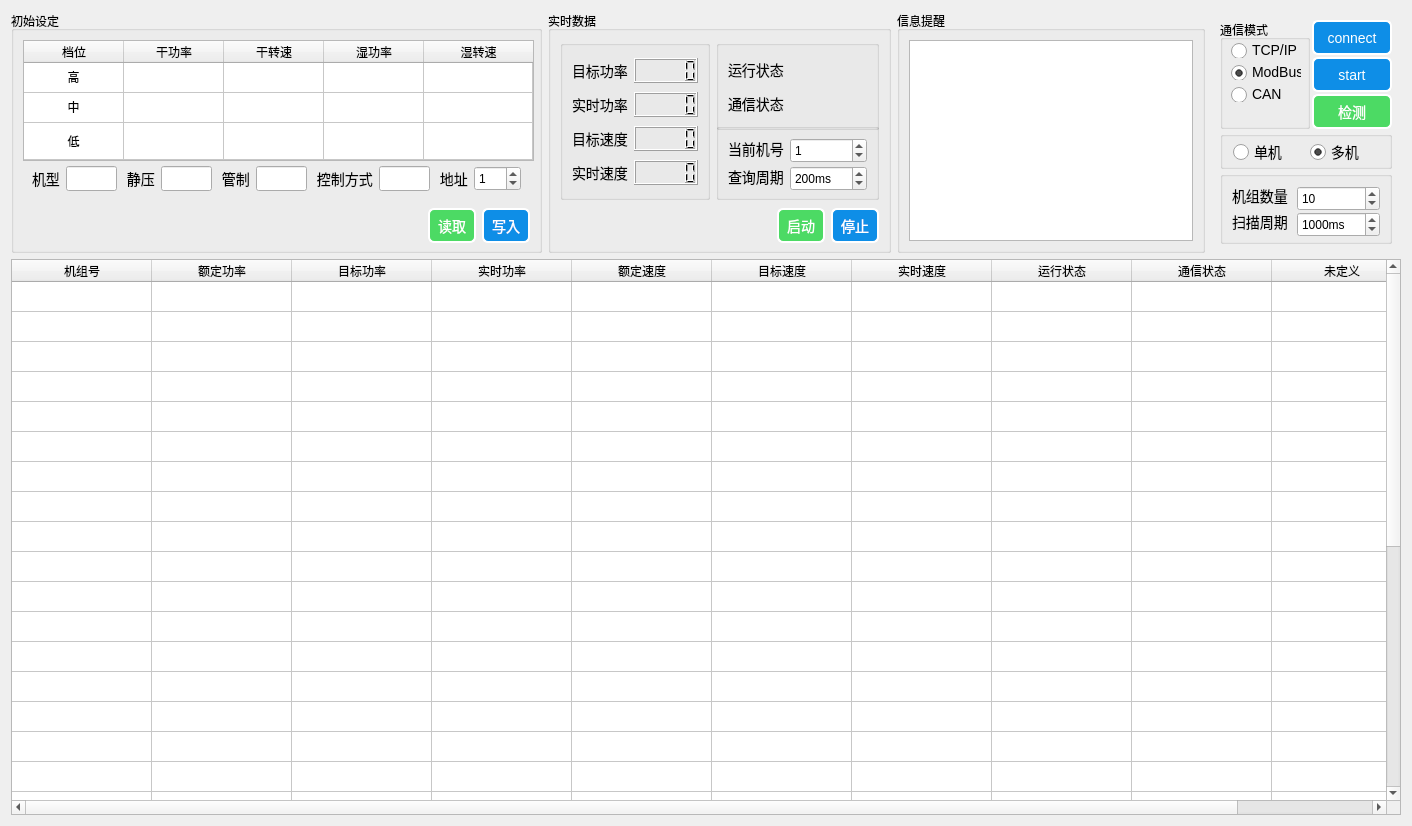
<?xml version="1.0" encoding="UTF-8"?>
<ui version="4.0">
 <class>FanMotorUi</class>
 <widget class="QWidget" name="FanMotorUi">
  <property name="geometry">
   <rect>
    <x>0</x>
    <y>0</y>
    <width>1412</width>
    <height>826</height>
   </rect>
  </property>
  <property name="minimumSize">
   <size>
    <width>0</width>
    <height>0</height>
   </size>
  </property>
  <property name="windowTitle">
   <string>Form</string>
  </property>
  <property name="styleSheet">
   <string notr="true">QLabel{
    color: black;
    qproperty-alignment: AlignCenter;
	
    /*font-family: 'Verdana';*/
    font-size: 14px;}

/* ******************QPushButton****************** */
QPushButton{
    background-color: rgb(14, 142, 231);
	border-style: outset;
    border-width: 2px;
	border-radius: 6px;
    color: white;
	font-size: 14px;
}

QPushButton:hover{
    background-color: rgb(57, 159, 251);
}

QPushButton:pressed{
    background-color: rgb(0, 125, 213);
}

QPushButton:disabled{
    background-color: gray;
}


QCheckBox{
	font-size: 14px;
	alignment:center}


QRadioButton{
	font-size: 14px;
	alignment:center}

    /*RadioButton样式设置*/
    QRadioButton::indicator { 
    	width: 17px;
    	height: 17px;
    }
    /*单选框未选中样式*/
    QRadioButton::indicator::unchecked {
    	
    	image: url(:/images/skin/images/radiob-unchecked.png);
    }
    /*单选框选中样式*/
    QRadioButton::indicator::checked { 
    	image: url(:/images/skin/images/radiob-checked.png);
    }
    /*RadioButton和checkbox字体和间距设置*/
    QRadioButton ,QCheckBox{
    	spacing: 5px;
    	font-size: 14px;
    }
    /*checkbox样式设置*/
    QCheckBox::indicator { 
    	width: 26px;
    	height: 50px;
    }
    /*未选中*/
    QCheckBox::indicator::unchecked {	
    	image: url(:/images/skin/images/checkb-unche.png);
    }
    /*选中*/
    QCheckBox::indicator::checked { 
    	image: url(:/images/skin/images/checkb_check.png);
    }</string>
  </property>
  <layout class="QGridLayout" name="gridLayout_8">
   <item row="0" column="0">
    <widget class="QGroupBox" name="groupBox_4">
     <property name="minimumSize">
      <size>
       <width>531</width>
       <height>242</height>
      </size>
     </property>
     <property name="maximumSize">
      <size>
       <width>531</width>
       <height>242</height>
      </size>
     </property>
     <property name="title">
      <string>初始设定</string>
     </property>
     <layout class="QGridLayout" name="gridLayout_2">
      <item row="0" column="0">
       <widget class="QTableWidget" name="table_settings">
        <property name="sizePolicy">
         <sizepolicy hsizetype="Preferred" vsizetype="Preferred">
          <horstretch>0</horstretch>
          <verstretch>0</verstretch>
         </sizepolicy>
        </property>
        <property name="minimumSize">
         <size>
          <width>511</width>
          <height>121</height>
         </size>
        </property>
        <property name="maximumSize">
         <size>
          <width>511</width>
          <height>121</height>
         </size>
        </property>
        <property name="sizeAdjustPolicy">
         <enum>QAbstractScrollArea::AdjustToContents</enum>
        </property>
        <property name="gridStyle">
         <enum>Qt::SolidLine</enum>
        </property>
        <property name="rowCount">
         <number>3</number>
        </property>
        <property name="columnCount">
         <number>5</number>
        </property>
        <attribute name="horizontalHeaderVisible">
         <bool>true</bool>
        </attribute>
        <attribute name="horizontalHeaderCascadingSectionResizes">
         <bool>false</bool>
        </attribute>
        <attribute name="horizontalHeaderDefaultSectionSize">
         <number>100</number>
        </attribute>
        <attribute name="horizontalHeaderHighlightSections">
         <bool>true</bool>
        </attribute>
        <attribute name="horizontalHeaderMinimumSectionSize">
         <number>50</number>
        </attribute>
        <attribute name="horizontalHeaderShowSortIndicator" stdset="0">
         <bool>true</bool>
        </attribute>
        <attribute name="horizontalHeaderStretchLastSection">
         <bool>true</bool>
        </attribute>
        <attribute name="verticalHeaderVisible">
         <bool>false</bool>
        </attribute>
        <attribute name="verticalHeaderHighlightSections">
         <bool>false</bool>
        </attribute>
        <attribute name="verticalHeaderStretchLastSection">
         <bool>true</bool>
        </attribute>
        <row/>
        <row/>
        <row/>
        <column>
         <property name="text">
          <string>档位</string>
         </property>
        </column>
        <column>
         <property name="text">
          <string>干功率</string>
         </property>
        </column>
        <column>
         <property name="text">
          <string>干转速</string>
         </property>
        </column>
        <column>
         <property name="text">
          <string>湿功率</string>
         </property>
        </column>
        <column>
         <property name="text">
          <string>湿转速</string>
         </property>
        </column>
        <item row="0" column="0">
         <property name="text">
          <string>高</string>
         </property>
         <property name="textAlignment">
          <set>AlignCenter</set>
         </property>
         <property name="flags">
          <set>ItemIsEnabled</set>
         </property>
        </item>
        <item row="0" column="1">
         <property name="text">
          <string/>
         </property>
         <property name="textAlignment">
          <set>AlignCenter</set>
         </property>
         <property name="flags">
          <set>ItemIsSelectable|ItemIsEditable|ItemIsDragEnabled|ItemIsUserCheckable|ItemIsEnabled</set>
         </property>
        </item>
        <item row="0" column="2">
         <property name="text">
          <string/>
         </property>
         <property name="textAlignment">
          <set>AlignCenter</set>
         </property>
         <property name="flags">
          <set>ItemIsSelectable|ItemIsEditable|ItemIsDragEnabled|ItemIsUserCheckable|ItemIsEnabled</set>
         </property>
        </item>
        <item row="0" column="3">
         <property name="text">
          <string/>
         </property>
         <property name="textAlignment">
          <set>AlignCenter</set>
         </property>
         <property name="flags">
          <set>ItemIsSelectable|ItemIsEditable|ItemIsDragEnabled|ItemIsUserCheckable|ItemIsEnabled</set>
         </property>
        </item>
        <item row="0" column="4">
         <property name="text">
          <string/>
         </property>
         <property name="textAlignment">
          <set>AlignCenter</set>
         </property>
         <property name="flags">
          <set>ItemIsSelectable|ItemIsEditable|ItemIsDragEnabled|ItemIsUserCheckable|ItemIsEnabled</set>
         </property>
        </item>
        <item row="1" column="0">
         <property name="text">
          <string>中</string>
         </property>
         <property name="textAlignment">
          <set>AlignCenter</set>
         </property>
         <property name="flags">
          <set>ItemIsEnabled</set>
         </property>
        </item>
        <item row="1" column="1">
         <property name="text">
          <string/>
         </property>
         <property name="textAlignment">
          <set>AlignCenter</set>
         </property>
         <property name="flags">
          <set>ItemIsSelectable|ItemIsEditable|ItemIsDragEnabled|ItemIsUserCheckable|ItemIsEnabled</set>
         </property>
        </item>
        <item row="1" column="2">
         <property name="text">
          <string/>
         </property>
         <property name="textAlignment">
          <set>AlignCenter</set>
         </property>
         <property name="flags">
          <set>ItemIsSelectable|ItemIsEditable|ItemIsDragEnabled|ItemIsUserCheckable|ItemIsEnabled</set>
         </property>
        </item>
        <item row="1" column="3">
         <property name="text">
          <string/>
         </property>
         <property name="textAlignment">
          <set>AlignCenter</set>
         </property>
         <property name="flags">
          <set>ItemIsSelectable|ItemIsEditable|ItemIsDragEnabled|ItemIsUserCheckable|ItemIsEnabled</set>
         </property>
        </item>
        <item row="1" column="4">
         <property name="text">
          <string/>
         </property>
         <property name="textAlignment">
          <set>AlignCenter</set>
         </property>
         <property name="flags">
          <set>ItemIsSelectable|ItemIsEditable|ItemIsDragEnabled|ItemIsUserCheckable|ItemIsEnabled</set>
         </property>
        </item>
        <item row="2" column="0">
         <property name="text">
          <string>低</string>
         </property>
         <property name="textAlignment">
          <set>AlignCenter</set>
         </property>
         <property name="flags">
          <set>ItemIsEnabled</set>
         </property>
        </item>
        <item row="2" column="1">
         <property name="text">
          <string/>
         </property>
         <property name="textAlignment">
          <set>AlignCenter</set>
         </property>
         <property name="flags">
          <set>ItemIsSelectable|ItemIsEditable|ItemIsDragEnabled|ItemIsUserCheckable|ItemIsEnabled</set>
         </property>
        </item>
        <item row="2" column="2">
         <property name="text">
          <string/>
         </property>
         <property name="textAlignment">
          <set>AlignCenter</set>
         </property>
         <property name="flags">
          <set>ItemIsSelectable|ItemIsEditable|ItemIsDragEnabled|ItemIsUserCheckable|ItemIsEnabled</set>
         </property>
        </item>
        <item row="2" column="3">
         <property name="text">
          <string/>
         </property>
         <property name="textAlignment">
          <set>AlignCenter</set>
         </property>
         <property name="flags">
          <set>ItemIsSelectable|ItemIsEditable|ItemIsDragEnabled|ItemIsUserCheckable|ItemIsEnabled</set>
         </property>
        </item>
        <item row="2" column="4">
         <property name="text">
          <string/>
         </property>
         <property name="textAlignment">
          <set>AlignCenter</set>
         </property>
         <property name="flags">
          <set>ItemIsSelectable|ItemIsEditable|ItemIsDragEnabled|ItemIsUserCheckable|ItemIsEnabled</set>
         </property>
        </item>
       </widget>
      </item>
      <item row="1" column="0">
       <widget class="QWidget" name="" native="true">
        <layout class="QHBoxLayout" name="horizontalLayout">
         <item>
          <widget class="QLabel" name="label">
           <property name="text">
            <string>机型</string>
           </property>
          </widget>
         </item>
         <item>
          <widget class="QLineEdit" name="lineEdit_type">
           <property name="minimumSize">
            <size>
             <width>0</width>
             <height>25</height>
            </size>
           </property>
           <property name="maximumSize">
            <size>
             <width>16777215</width>
             <height>25</height>
            </size>
           </property>
          </widget>
         </item>
         <item>
          <widget class="QLabel" name="label_2">
           <property name="text">
            <string> 静压</string>
           </property>
          </widget>
         </item>
         <item>
          <widget class="QLineEdit" name="lineEdit_pressure">
           <property name="minimumSize">
            <size>
             <width>0</width>
             <height>25</height>
            </size>
           </property>
           <property name="maximumSize">
            <size>
             <width>16777215</width>
             <height>25</height>
            </size>
           </property>
          </widget>
         </item>
         <item>
          <widget class="QLabel" name="label_3">
           <property name="text">
            <string> 管制</string>
           </property>
          </widget>
         </item>
         <item>
          <widget class="QLineEdit" name="lineEdit_regulation">
           <property name="minimumSize">
            <size>
             <width>0</width>
             <height>25</height>
            </size>
           </property>
           <property name="maximumSize">
            <size>
             <width>16777215</width>
             <height>25</height>
            </size>
           </property>
          </widget>
         </item>
         <item>
          <widget class="QLabel" name="label_4">
           <property name="text">
            <string> 控制方式</string>
           </property>
          </widget>
         </item>
         <item>
          <widget class="QLineEdit" name="lineEdit_control">
           <property name="minimumSize">
            <size>
             <width>0</width>
             <height>25</height>
            </size>
           </property>
           <property name="maximumSize">
            <size>
             <width>16777215</width>
             <height>25</height>
            </size>
           </property>
          </widget>
         </item>
         <item>
          <widget class="QLabel" name="label_5">
           <property name="text">
            <string> 地址</string>
           </property>
          </widget>
         </item>
         <item>
          <widget class="QSpinBox" name="spinBox_adressRW">
           <property name="minimumSize">
            <size>
             <width>0</width>
             <height>25</height>
            </size>
           </property>
           <property name="maximumSize">
            <size>
             <width>16777215</width>
             <height>25</height>
            </size>
           </property>
           <property name="maximum">
            <number>255</number>
           </property>
           <property name="value">
            <number>1</number>
           </property>
          </widget>
         </item>
        </layout>
       </widget>
      </item>
      <item row="2" column="0">
       <spacer name="verticalSpacer_2">
        <property name="orientation">
         <enum>Qt::Vertical</enum>
        </property>
        <property name="sizeHint" stdset="0">
         <size>
          <width>20</width>
          <height>4</height>
         </size>
        </property>
       </spacer>
      </item>
      <item row="3" column="0">
       <layout class="QHBoxLayout" name="horizontalLayout_7">
        <item>
         <spacer name="horizontalSpacer">
          <property name="orientation">
           <enum>Qt::Horizontal</enum>
          </property>
          <property name="sizeHint" stdset="0">
           <size>
            <width>28</width>
            <height>20</height>
           </size>
          </property>
         </spacer>
        </item>
        <item>
         <widget class="QPushButton" name="pushButton_read">
          <property name="minimumSize">
           <size>
            <width>0</width>
            <height>35</height>
           </size>
          </property>
          <property name="maximumSize">
           <size>
            <width>16777215</width>
            <height>30</height>
           </size>
          </property>
          <property name="styleSheet">
           <string notr="true">QPushButton{
    background-color: rgb(76, 218, 100);
	border-style: outset;
    border-width: 2px;
	border-radius: 6px;
    color: white;
	font-size: 14px;
}

QPushButton:hover{
    background-color: rgb(110, 230, 120);
}

QPushButton:pressed{
    background-color: rgb(50, 200, 80);
}

QPushButton:disabled{
    background-color: gray;
}</string>
          </property>
          <property name="text">
           <string>  读取  </string>
          </property>
         </widget>
        </item>
        <item>
         <widget class="QPushButton" name="pushButton_write">
          <property name="minimumSize">
           <size>
            <width>0</width>
            <height>35</height>
           </size>
          </property>
          <property name="maximumSize">
           <size>
            <width>16777215</width>
            <height>30</height>
           </size>
          </property>
          <property name="text">
           <string>  写入  </string>
          </property>
         </widget>
        </item>
       </layout>
      </item>
     </layout>
     <zorder>table_settings</zorder>
     <zorder></zorder>
     <zorder>verticalSpacer_2</zorder>
    </widget>
   </item>
   <item row="0" column="1">
    <widget class="QGroupBox" name="groupBox_5">
     <property name="minimumSize">
      <size>
       <width>343</width>
       <height>0</height>
      </size>
     </property>
     <property name="maximumSize">
      <size>
       <width>461</width>
       <height>242</height>
      </size>
     </property>
     <property name="title">
      <string>实时数据</string>
     </property>
     <layout class="QGridLayout" name="gridLayout_7">
      <item row="0" column="0" rowspan="2">
       <widget class="QGroupBox" name="groupBox">
        <layout class="QGridLayout" name="gridLayout_3">
         <item row="0" column="0">
          <widget class="QLabel" name="label_9">
           <property name="text">
            <string>目标功率</string>
           </property>
          </widget>
         </item>
         <item row="0" column="1">
          <widget class="QLCDNumber" name="lcdNumber_targetPower">
           <property name="sizePolicy">
            <sizepolicy hsizetype="Minimum" vsizetype="Fixed">
             <horstretch>0</horstretch>
             <verstretch>0</verstretch>
            </sizepolicy>
           </property>
           <property name="minimumSize">
            <size>
             <width>0</width>
             <height>25</height>
            </size>
           </property>
          </widget>
         </item>
         <item row="1" column="0">
          <widget class="QLabel" name="label_10">
           <property name="text">
            <string>实时功率</string>
           </property>
          </widget>
         </item>
         <item row="1" column="1">
          <widget class="QLCDNumber" name="lcdNumber_nowPower">
           <property name="sizePolicy">
            <sizepolicy hsizetype="Minimum" vsizetype="Fixed">
             <horstretch>0</horstretch>
             <verstretch>0</verstretch>
            </sizepolicy>
           </property>
           <property name="minimumSize">
            <size>
             <width>0</width>
             <height>25</height>
            </size>
           </property>
          </widget>
         </item>
         <item row="2" column="0">
          <widget class="QLabel" name="label_11">
           <property name="text">
            <string>目标速度</string>
           </property>
          </widget>
         </item>
         <item row="2" column="1">
          <widget class="QLCDNumber" name="lcdNumber_speedRef">
           <property name="sizePolicy">
            <sizepolicy hsizetype="Minimum" vsizetype="Fixed">
             <horstretch>0</horstretch>
             <verstretch>0</verstretch>
            </sizepolicy>
           </property>
           <property name="minimumSize">
            <size>
             <width>0</width>
             <height>25</height>
            </size>
           </property>
          </widget>
         </item>
         <item row="3" column="0">
          <widget class="QLabel" name="label_16">
           <property name="text">
            <string>实时速度</string>
           </property>
          </widget>
         </item>
         <item row="3" column="1">
          <widget class="QLCDNumber" name="lcdNumber_speedFbk">
           <property name="sizePolicy">
            <sizepolicy hsizetype="Minimum" vsizetype="Fixed">
             <horstretch>0</horstretch>
             <verstretch>0</verstretch>
            </sizepolicy>
           </property>
           <property name="minimumSize">
            <size>
             <width>0</width>
             <height>25</height>
            </size>
           </property>
          </widget>
         </item>
        </layout>
       </widget>
      </item>
      <item row="0" column="1">
       <widget class="QGroupBox" name="groupBox">
        <property name="minimumSize">
         <size>
          <width>150</width>
          <height>90</height>
         </size>
        </property>
        <layout class="QGridLayout" name="gridLayout_5">
         <item row="0" column="0">
          <widget class="QLabel" name="label_17">
           <property name="text">
            <string>运行状态</string>
           </property>
          </widget>
         </item>
         <item row="0" column="1">
          <widget class="QcwIndicatorLamp" name="lamp_runState" native="true"/>
         </item>
         <item row="1" column="0">
          <widget class="QLabel" name="label_18">
           <property name="text">
            <string>通信状态</string>
           </property>
          </widget>
         </item>
         <item row="1" column="1">
          <widget class="QcwIndicatorLamp" name="lamp_comState" native="true">
           <property name="sizePolicy">
            <sizepolicy hsizetype="Preferred" vsizetype="Preferred">
             <horstretch>0</horstretch>
             <verstretch>0</verstretch>
            </sizepolicy>
           </property>
          </widget>
         </item>
        </layout>
       </widget>
      </item>
      <item row="1" column="1">
       <widget class="QGroupBox" name="groupBox">
        <layout class="QGridLayout" name="gridLayout_6">
         <item row="0" column="0">
          <widget class="QLabel" name="label_19">
           <property name="text">
            <string>当前机号</string>
           </property>
          </widget>
         </item>
         <item row="0" column="1">
          <widget class="QSpinBox" name="spinBox_currentaddress">
           <property name="minimumSize">
            <size>
             <width>0</width>
             <height>25</height>
            </size>
           </property>
           <property name="maximumSize">
            <size>
             <width>16777215</width>
             <height>25</height>
            </size>
           </property>
           <property name="maximum">
            <number>255</number>
           </property>
           <property name="value">
            <number>1</number>
           </property>
          </widget>
         </item>
         <item row="1" column="0">
          <widget class="QLabel" name="label_23">
           <property name="text">
            <string>查询周期</string>
           </property>
          </widget>
         </item>
         <item row="1" column="1">
          <widget class="QSpinBox" name="spinBox_pollingPeriod">
           <property name="minimumSize">
            <size>
             <width>0</width>
             <height>25</height>
            </size>
           </property>
           <property name="suffix">
            <string>ms</string>
           </property>
           <property name="maximum">
            <number>10000</number>
           </property>
           <property name="singleStep">
            <number>10</number>
           </property>
           <property name="value">
            <number>200</number>
           </property>
          </widget>
         </item>
        </layout>
       </widget>
      </item>
      <item row="2" column="1">
       <spacer name="verticalSpacer">
        <property name="orientation">
         <enum>Qt::Vertical</enum>
        </property>
        <property name="sizeHint" stdset="0">
         <size>
          <width>20</width>
          <height>17</height>
         </size>
        </property>
       </spacer>
      </item>
      <item row="3" column="0" colspan="2">
       <layout class="QHBoxLayout" name="horizontalLayout_4">
        <item>
         <spacer name="horizontalSpacer_4">
          <property name="orientation">
           <enum>Qt::Horizontal</enum>
          </property>
          <property name="sizeHint" stdset="0">
           <size>
            <width>40</width>
            <height>20</height>
           </size>
          </property>
         </spacer>
        </item>
        <item>
         <widget class="QPushButton" name="pushButton_startMotor">
          <property name="minimumSize">
           <size>
            <width>0</width>
            <height>35</height>
           </size>
          </property>
          <property name="maximumSize">
           <size>
            <width>16777215</width>
            <height>30</height>
           </size>
          </property>
          <property name="styleSheet">
           <string notr="true">QPushButton{
    background-color: rgb(76, 218, 100);
	border-style: outset;
    border-width: 2px;
	border-radius: 6px;
    color: white;
	font-size: 14px;
}

QPushButton:hover{
    background-color: rgb(110, 230, 120);
}

QPushButton:pressed{
    background-color: rgb(50, 200, 80);
}

QPushButton:disabled{
    background-color: gray;
}</string>
          </property>
          <property name="text">
           <string>  启动  </string>
          </property>
         </widget>
        </item>
        <item>
         <widget class="QPushButton" name="pushButton_stopMotor">
          <property name="minimumSize">
           <size>
            <width>0</width>
            <height>35</height>
           </size>
          </property>
          <property name="maximumSize">
           <size>
            <width>16777215</width>
            <height>30</height>
           </size>
          </property>
          <property name="text">
           <string>  停止  </string>
          </property>
         </widget>
        </item>
       </layout>
      </item>
     </layout>
    </widget>
   </item>
   <item row="0" column="2">
    <widget class="QGroupBox" name="groupBox_9">
     <property name="maximumSize">
      <size>
       <width>16777215</width>
       <height>242</height>
      </size>
     </property>
     <property name="title">
      <string>信息提醒</string>
     </property>
     <layout class="QGridLayout" name="gridLayout_10">
      <item row="0" column="0">
       <widget class="QTextBrowser" name="textBrowser"/>
      </item>
     </layout>
    </widget>
   </item>
   <item row="0" column="3">
    <widget class="QFrame" name="frame">
     <property name="maximumSize">
      <size>
       <width>16777215</width>
       <height>242</height>
      </size>
     </property>
     <layout class="QGridLayout" name="gridLayout">
      <property name="spacing">
       <number>2</number>
      </property>
      <item row="0" column="0" rowspan="3">
       <widget class="QGroupBox" name="groupBox_7">
        <property name="minimumSize">
         <size>
          <width>90</width>
          <height>0</height>
         </size>
        </property>
        <property name="title">
         <string>通信模式</string>
        </property>
        <widget class="QRadioButton" name="radioButton_tcp">
         <property name="geometry">
          <rect>
           <x>10</x>
           <y>22</y>
           <width>71</width>
           <height>16</height>
          </rect>
         </property>
         <property name="text">
          <string>TCP/IP</string>
         </property>
         <property name="checked">
          <bool>false</bool>
         </property>
        </widget>
        <widget class="QRadioButton" name="radioButton_modbus">
         <property name="geometry">
          <rect>
           <x>10</x>
           <y>44</y>
           <width>71</width>
           <height>16</height>
          </rect>
         </property>
         <property name="text">
          <string>ModBus</string>
         </property>
         <property name="checked">
          <bool>true</bool>
         </property>
        </widget>
        <widget class="QRadioButton" name="radioButton_can">
         <property name="geometry">
          <rect>
           <x>10</x>
           <y>66</y>
           <width>71</width>
           <height>16</height>
          </rect>
         </property>
         <property name="text">
          <string>CAN   </string>
         </property>
         <property name="checked">
          <bool>false</bool>
         </property>
        </widget>
       </widget>
      </item>
      <item row="0" column="1">
       <widget class="QPushButton" name="connectButton">
        <property name="minimumSize">
         <size>
          <width>0</width>
          <height>35</height>
         </size>
        </property>
        <property name="maximumSize">
         <size>
          <width>80</width>
          <height>35</height>
         </size>
        </property>
        <property name="text">
         <string>   connect   </string>
        </property>
       </widget>
      </item>
      <item row="1" column="1">
       <widget class="QPushButton" name="startButton">
        <property name="minimumSize">
         <size>
          <width>0</width>
          <height>35</height>
         </size>
        </property>
        <property name="maximumSize">
         <size>
          <width>80</width>
          <height>35</height>
         </size>
        </property>
        <property name="text">
         <string>  start  </string>
        </property>
       </widget>
      </item>
      <item row="2" column="1">
       <widget class="QPushButton" name="searchButton">
        <property name="minimumSize">
         <size>
          <width>0</width>
          <height>35</height>
         </size>
        </property>
        <property name="maximumSize">
         <size>
          <width>80</width>
          <height>35</height>
         </size>
        </property>
        <property name="styleSheet">
         <string notr="true">QPushButton{
    background-color: rgb(76, 218, 100);
	border-style: outset;
    border-width: 2px;
	border-radius: 6px;
    color: white;
	font-size: 14px;
}

QPushButton:hover{
    background-color: rgb(110, 230, 120);
}

QPushButton:pressed{
    background-color: rgb(50, 200, 80);
}

QPushButton:disabled{
    background-color: gray;
}</string>
        </property>
        <property name="text">
         <string>  检测  </string>
        </property>
       </widget>
      </item>
      <item row="4" column="0" colspan="2">
       <widget class="QGroupBox" name="groupBox_8">
        <property name="minimumSize">
         <size>
          <width>0</width>
          <height>0</height>
         </size>
        </property>
        <property name="title">
         <string/>
        </property>
        <layout class="QGridLayout" name="gridLayout_4">
         <property name="leftMargin">
          <number>9</number>
         </property>
         <property name="topMargin">
          <number>9</number>
         </property>
         <property name="rightMargin">
          <number>9</number>
         </property>
         <property name="bottomMargin">
          <number>9</number>
         </property>
         <property name="horizontalSpacing">
          <number>9</number>
         </property>
         <item row="0" column="0">
          <widget class="QLabel" name="label_21">
           <property name="text">
            <string>机组数量</string>
           </property>
          </widget>
         </item>
         <item row="0" column="1">
          <widget class="QSpinBox" name="spinBox_motorNum">
           <property name="minimumSize">
            <size>
             <width>0</width>
             <height>25</height>
            </size>
           </property>
           <property name="maximumSize">
            <size>
             <width>16777215</width>
             <height>25</height>
            </size>
           </property>
           <property name="minimum">
            <number>1</number>
           </property>
           <property name="maximum">
            <number>32</number>
           </property>
           <property name="value">
            <number>10</number>
           </property>
          </widget>
         </item>
         <item row="1" column="0">
          <widget class="QLabel" name="label_22">
           <property name="text">
            <string>扫描周期</string>
           </property>
          </widget>
         </item>
         <item row="1" column="1">
          <widget class="QSpinBox" name="spinBox_timePeriod">
           <property name="minimumSize">
            <size>
             <width>0</width>
             <height>25</height>
            </size>
           </property>
           <property name="suffix">
            <string>ms</string>
           </property>
           <property name="maximum">
            <number>100000</number>
           </property>
           <property name="singleStep">
            <number>20</number>
           </property>
           <property name="value">
            <number>1000</number>
           </property>
          </widget>
         </item>
        </layout>
       </widget>
      </item>
      <item row="3" column="0" colspan="2">
       <widget class="QGroupBox" name="groupBox_10">
        <property name="title">
         <string/>
        </property>
        <layout class="QHBoxLayout" name="horizontalLayout_5">
         <property name="topMargin">
          <number>3</number>
         </property>
         <property name="bottomMargin">
          <number>3</number>
         </property>
         <item>
          <widget class="QRadioButton" name="radioButton_signleMotorMode">
           <property name="text">
            <string>单机</string>
           </property>
           <property name="checked">
            <bool>false</bool>
           </property>
          </widget>
         </item>
         <item>
          <widget class="QRadioButton" name="radioButton_multiMotorMode">
           <property name="text">
            <string>多机</string>
           </property>
           <property name="checked">
            <bool>true</bool>
           </property>
          </widget>
         </item>
        </layout>
       </widget>
      </item>
     </layout>
    </widget>
   </item>
   <item row="1" column="0" colspan="4">
    <widget class="QTableWidget" name="table_realtime">
     <property name="sizePolicy">
      <sizepolicy hsizetype="Expanding" vsizetype="Expanding">
       <horstretch>0</horstretch>
       <verstretch>0</verstretch>
      </sizepolicy>
     </property>
     <property name="textElideMode">
      <enum>Qt::ElideRight</enum>
     </property>
     <property name="rowCount">
      <number>32</number>
     </property>
     <attribute name="horizontalHeaderDefaultSectionSize">
      <number>140</number>
     </attribute>
     <attribute name="horizontalHeaderMinimumSectionSize">
      <number>45</number>
     </attribute>
     <attribute name="horizontalHeaderStretchLastSection">
      <bool>true</bool>
     </attribute>
     <attribute name="verticalHeaderVisible">
      <bool>false</bool>
     </attribute>
     <attribute name="verticalHeaderStretchLastSection">
      <bool>false</bool>
     </attribute>
     <row>
      <property name="text">
       <string>1</string>
      </property>
     </row>
     <row/>
     <row/>
     <row/>
     <row/>
     <row/>
     <row/>
     <row/>
     <row/>
     <row/>
     <row/>
     <row/>
     <row/>
     <row/>
     <row/>
     <row/>
     <row/>
     <row/>
     <row/>
     <row/>
     <row/>
     <row/>
     <row/>
     <row/>
     <row/>
     <row/>
     <row/>
     <row/>
     <row/>
     <row/>
     <row/>
     <row/>
     <column>
      <property name="text">
       <string>机组号</string>
      </property>
     </column>
     <column>
      <property name="text">
       <string>额定功率</string>
      </property>
     </column>
     <column>
      <property name="text">
       <string>目标功率</string>
      </property>
     </column>
     <column>
      <property name="text">
       <string>实时功率</string>
      </property>
     </column>
     <column>
      <property name="text">
       <string>额定速度</string>
      </property>
     </column>
     <column>
      <property name="text">
       <string>目标速度</string>
      </property>
     </column>
     <column>
      <property name="text">
       <string>实时速度</string>
      </property>
     </column>
     <column>
      <property name="text">
       <string>运行状态</string>
      </property>
     </column>
     <column>
      <property name="text">
       <string>通信状态</string>
      </property>
     </column>
     <column>
      <property name="text">
       <string>未定义</string>
      </property>
     </column>
     <item row="0" column="8">
      <property name="text">
       <string/>
      </property>
     </item>
    </widget>
   </item>
  </layout>
 </widget>
 <customwidgets>
  <customwidget>
   <class>QcwIndicatorLamp</class>
   <extends>QWidget</extends>
   <header location="global">lamp/qcw_indicatorlamp.h</header>
   <container>1</container>
  </customwidget>
 </customwidgets>
 <resources/>
 <connections/>
</ui>
